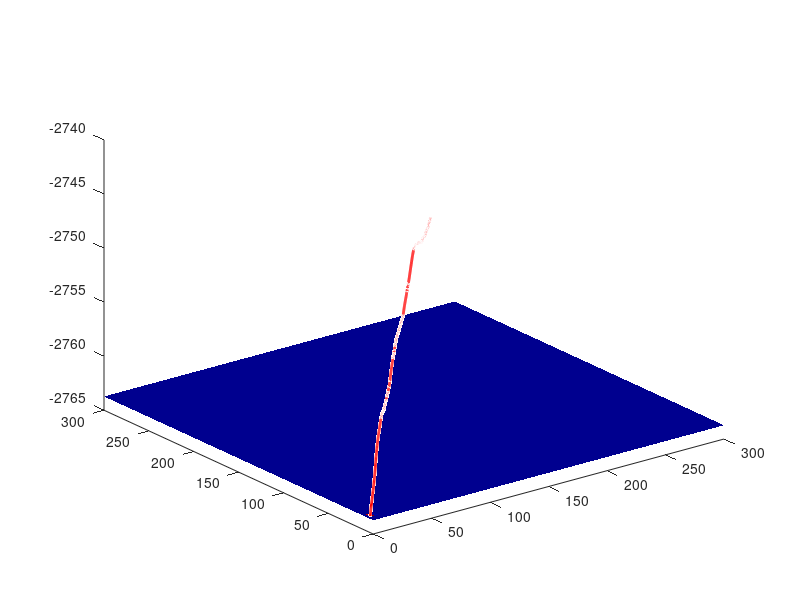

Write MATLAB code to recreate this figure. (Note: this script raises an error after producing the figure.)
figure;

rng("shuffle");
initialPosition = rand(1,3);
initialPosition(1) = initialPosition(1)*10;
initialPosition(2) = initialPosition(2)*10;
initialPosition(3) = -2700+initialPosition(3)*-200;
v = rand(1,3)*2;
thrust = rand(1,3);
thrust(3) = thrust(3)-0.25;
resistenceK = 0.2;

deltaT = 0.1;
SimulationDuration = 75;

pos = zeros(SimulationDuration/deltaT + 1,3);
pos(1, :) = initialPosition;

for t = 1:SimulationDuration/deltaT
    randomFlow = rand(1,3)-0.5;
    acc = thrust-resistenceK*[v(1)^2*abs(v(1))/v(1), v(2)^2*abs(v(2))/v(2), v(3)^2*abs(v(3))/v(3)]+randomFlow;
    pos(t+1, :) = pos(t,:) + v*deltaT + 0.5*acc*deltaT*deltaT;
    v = v + acc*deltaT;
end

plot3(pos(:,1),pos(:,2),pos(:,3),'LineWidth',2,'color','red');
hold on;

initialStd = 1;
stdIncreaseRate = 0.05;
zSlice = initialPosition(3);

for t = 1:200
    std = initialStd + (t-1) * stdIncreaseRate;
    [X, Y] = meshgrid(linspace(0, 300, 100), linspace(0, 300, 100));
    P = exp(-((X-pos(t, 1)).^2 + (Y-pos(t, 2)).^2) / (2*std^2));
    surf(X, Y, zSlice*ones(size(X)), P, 'EdgeColor', 'none');
    colormap('jet');
    alpha(0.5);
    zSlice = pos(t+1,3);
    t=t+10;
end
colorbar;
